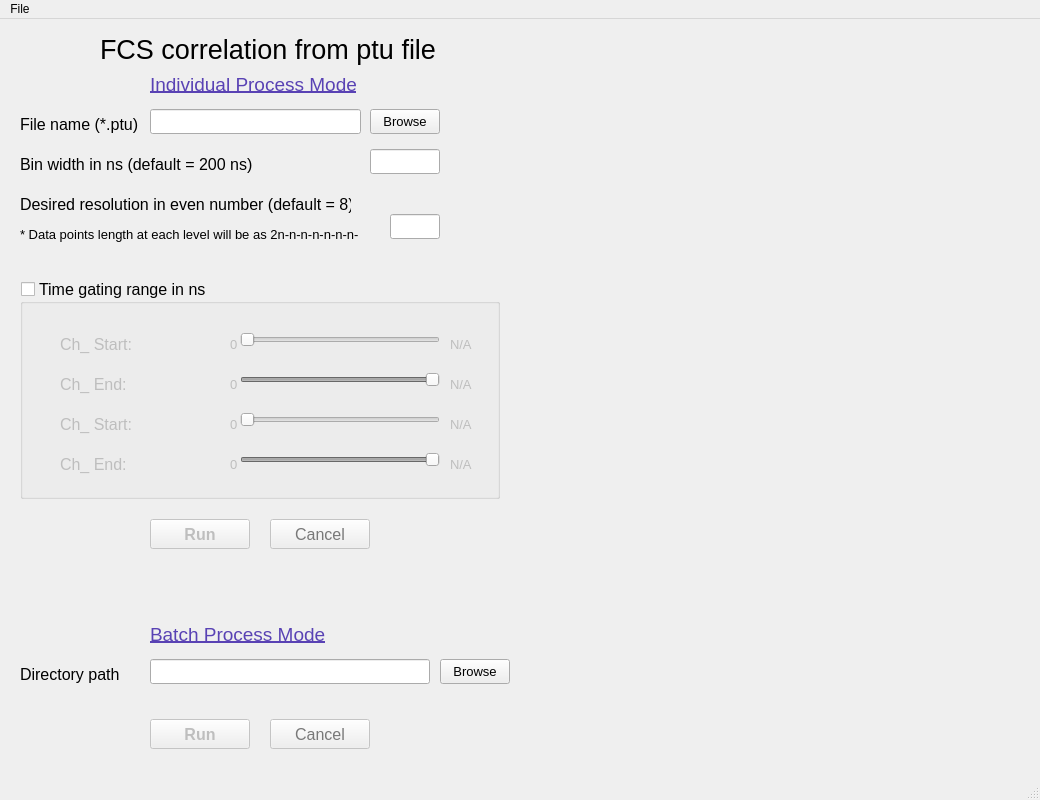
<?xml version="1.0" encoding="UTF-8"?>
<ui version="4.0">
 <class>MainWindow</class>
 <widget class="QMainWindow" name="MainWindow">
  <property name="geometry">
   <rect>
    <x>0</x>
    <y>0</y>
    <width>1040</width>
    <height>800</height>
   </rect>
  </property>
  <property name="windowTitle">
   <string>MainWindow</string>
  </property>
  <widget class="QWidget" name="centralwidget">
   <widget class="QLabel" name="Title">
    <property name="geometry">
     <rect>
      <x>100</x>
      <y>0</y>
      <width>340</width>
      <height>61</height>
     </rect>
    </property>
    <property name="font">
     <font>
      <pointsize>20</pointsize>
     </font>
    </property>
    <property name="layoutDirection">
     <enum>Qt::LeftToRight</enum>
    </property>
    <property name="text">
     <string>FCS correlation from ptu file</string>
    </property>
   </widget>
   <widget class="QLabel" name="filename_label">
    <property name="geometry">
     <rect>
      <x>20</x>
      <y>90</y>
      <width>121</width>
      <height>31</height>
     </rect>
    </property>
    <property name="font">
     <font>
      <family>Arial</family>
      <pointsize>12</pointsize>
     </font>
    </property>
    <property name="text">
     <string>File name (*.ptu)</string>
    </property>
   </widget>
   <widget class="QLabel" name="binwidth_label">
    <property name="geometry">
     <rect>
      <x>20</x>
      <y>130</y>
      <width>300</width>
      <height>31</height>
     </rect>
    </property>
    <property name="font">
     <font>
      <family>Arial</family>
      <pointsize>12</pointsize>
     </font>
    </property>
    <property name="text">
     <string>Bin width in ns (default = 200 ns)</string>
    </property>
   </widget>
   <widget class="QLabel" name="resolution_label">
    <property name="geometry">
     <rect>
      <x>20</x>
      <y>170</y>
      <width>331</width>
      <height>31</height>
     </rect>
    </property>
    <property name="font">
     <font>
      <family>Arial</family>
      <pointsize>12</pointsize>
     </font>
    </property>
    <property name="text">
     <string>Desired resolution in even number (default = 8)</string>
    </property>
   </widget>
   <widget class="QLabel" name="res_expl_label">
    <property name="geometry">
     <rect>
      <x>20</x>
      <y>200</y>
      <width>340</width>
      <height>31</height>
     </rect>
    </property>
    <property name="font">
     <font>
      <family>Arial</family>
      <pointsize>10</pointsize>
     </font>
    </property>
    <property name="text">
     <string>* Data points length at each level will be as 2n-n-n-n-n-n-n-</string>
    </property>
   </widget>
   <widget class="QLineEdit" name="filename_line">
    <property name="geometry">
     <rect>
      <x>150</x>
      <y>90</y>
      <width>211</width>
      <height>25</height>
     </rect>
    </property>
    <property name="text">
     <string/>
    </property>
   </widget>
   <widget class="QPushButton" name="browseButton">
    <property name="geometry">
     <rect>
      <x>370</x>
      <y>90</y>
      <width>70</width>
      <height>25</height>
     </rect>
    </property>
    <property name="font">
     <font>
      <pointsize>10</pointsize>
     </font>
    </property>
    <property name="text">
     <string>Browse</string>
    </property>
   </widget>
   <widget class="QLineEdit" name="binwidth_line">
    <property name="geometry">
     <rect>
      <x>370</x>
      <y>130</y>
      <width>70</width>
      <height>25</height>
     </rect>
    </property>
    <property name="font">
     <font>
      <pointsize>12</pointsize>
     </font>
    </property>
   </widget>
   <widget class="QLineEdit" name="resolution_line">
    <property name="geometry">
     <rect>
      <x>390</x>
      <y>195</y>
      <width>50</width>
      <height>25</height>
     </rect>
    </property>
    <property name="font">
     <font>
      <pointsize>12</pointsize>
     </font>
    </property>
   </widget>
   <widget class="QLabel" name="invalid_label">
    <property name="geometry">
     <rect>
      <x>320</x>
      <y>140</y>
      <width>45</width>
      <height>15</height>
     </rect>
    </property>
    <property name="styleSheet">
     <string notr="true">color: rgb(170, 0, 0);</string>
    </property>
    <property name="text">
     <string/>
    </property>
   </widget>
   <widget class="QLabel" name="invalid_label_2">
    <property name="geometry">
     <rect>
      <x>355</x>
      <y>200</y>
      <width>45</width>
      <height>15</height>
     </rect>
    </property>
    <property name="styleSheet">
     <string notr="true">color: rgb(170, 0, 0);</string>
    </property>
    <property name="text">
     <string/>
    </property>
   </widget>
   <widget class="QGroupBox" name="tg_groupBox">
    <property name="enabled">
     <bool>true</bool>
    </property>
    <property name="geometry">
     <rect>
      <x>20</x>
      <y>260</y>
      <width>480</width>
      <height>220</height>
     </rect>
    </property>
    <property name="font">
     <font>
      <pointsize>12</pointsize>
     </font>
    </property>
    <property name="title">
     <string>Time gating range in ns</string>
    </property>
    <property name="flat">
     <bool>false</bool>
    </property>
    <property name="checkable">
     <bool>true</bool>
    </property>
    <property name="checked">
     <bool>false</bool>
    </property>
    <widget class="QSlider" name="timegate_slider_3">
     <property name="geometry">
      <rect>
       <x>220</x>
       <y>170</y>
       <width>200</width>
       <height>22</height>
      </rect>
     </property>
     <property name="mouseTracking">
      <bool>true</bool>
     </property>
     <property name="tabletTracking">
      <bool>true</bool>
     </property>
     <property name="maximum">
      <number>100</number>
     </property>
     <property name="value">
      <number>100</number>
     </property>
     <property name="sliderPosition">
      <number>100</number>
     </property>
     <property name="orientation">
      <enum>Qt::Horizontal</enum>
     </property>
    </widget>
    <widget class="QLabel" name="timegate_nt_2">
     <property name="geometry">
      <rect>
       <x>430</x>
       <y>130</y>
       <width>50</width>
       <height>30</height>
      </rect>
     </property>
     <property name="font">
      <font>
       <family>Arial</family>
       <pointsize>10</pointsize>
      </font>
     </property>
     <property name="text">
      <string>N/A</string>
     </property>
    </widget>
    <widget class="QLabel" name="timegate_range_0e_label">
     <property name="geometry">
      <rect>
       <x>40</x>
       <y>90</y>
       <width>130</width>
       <height>31</height>
      </rect>
     </property>
     <property name="font">
      <font>
       <family>Arial</family>
       <pointsize>12</pointsize>
      </font>
     </property>
     <property name="text">
      <string>Ch_ End: </string>
     </property>
    </widget>
    <widget class="QSlider" name="timegate_slider_2">
     <property name="geometry">
      <rect>
       <x>220</x>
       <y>130</y>
       <width>200</width>
       <height>22</height>
      </rect>
     </property>
     <property name="maximum">
      <number>100</number>
     </property>
     <property name="orientation">
      <enum>Qt::Horizontal</enum>
     </property>
    </widget>
    <widget class="QLabel" name="timegate_nt_1">
     <property name="geometry">
      <rect>
       <x>430</x>
       <y>90</y>
       <width>50</width>
       <height>30</height>
      </rect>
     </property>
     <property name="font">
      <font>
       <family>Arial</family>
       <pointsize>10</pointsize>
      </font>
     </property>
     <property name="text">
      <string>N/A</string>
     </property>
    </widget>
    <widget class="QSlider" name="timegate_slider_0">
     <property name="geometry">
      <rect>
       <x>220</x>
       <y>50</y>
       <width>200</width>
       <height>22</height>
      </rect>
     </property>
     <property name="cursor">
      <cursorShape>ArrowCursor</cursorShape>
     </property>
     <property name="mouseTracking">
      <bool>false</bool>
     </property>
     <property name="maximum">
      <number>100</number>
     </property>
     <property name="orientation">
      <enum>Qt::Horizontal</enum>
     </property>
    </widget>
    <widget class="QLabel" name="timegate_nt_0">
     <property name="geometry">
      <rect>
       <x>430</x>
       <y>50</y>
       <width>50</width>
       <height>30</height>
      </rect>
     </property>
     <property name="font">
      <font>
       <family>Arial</family>
       <pointsize>10</pointsize>
      </font>
     </property>
     <property name="text">
      <string>N/A</string>
     </property>
    </widget>
    <widget class="QLabel" name="timegate_0_1">
     <property name="geometry">
      <rect>
       <x>210</x>
       <y>90</y>
       <width>30</width>
       <height>30</height>
      </rect>
     </property>
     <property name="font">
      <font>
       <family>Arial</family>
       <pointsize>10</pointsize>
      </font>
     </property>
     <property name="text">
      <string>0</string>
     </property>
    </widget>
    <widget class="QLabel" name="timegate_0_3">
     <property name="geometry">
      <rect>
       <x>210</x>
       <y>170</y>
       <width>30</width>
       <height>30</height>
      </rect>
     </property>
     <property name="font">
      <font>
       <family>Arial</family>
       <pointsize>10</pointsize>
      </font>
     </property>
     <property name="text">
      <string>0</string>
     </property>
    </widget>
    <widget class="QLabel" name="timegate_0_0">
     <property name="geometry">
      <rect>
       <x>210</x>
       <y>50</y>
       <width>30</width>
       <height>30</height>
      </rect>
     </property>
     <property name="font">
      <font>
       <family>Arial</family>
       <pointsize>10</pointsize>
      </font>
     </property>
     <property name="text">
      <string>0</string>
     </property>
    </widget>
    <widget class="QLabel" name="timegate_range_0s_label">
     <property name="geometry">
      <rect>
       <x>40</x>
       <y>50</y>
       <width>130</width>
       <height>31</height>
      </rect>
     </property>
     <property name="font">
      <font>
       <family>Arial</family>
       <pointsize>12</pointsize>
      </font>
     </property>
     <property name="text">
      <string>Ch_ Start: </string>
     </property>
    </widget>
    <widget class="QLabel" name="timegate_range_1e_label">
     <property name="geometry">
      <rect>
       <x>40</x>
       <y>170</y>
       <width>130</width>
       <height>31</height>
      </rect>
     </property>
     <property name="font">
      <font>
       <family>Arial</family>
       <pointsize>12</pointsize>
      </font>
     </property>
     <property name="text">
      <string>Ch_ End: </string>
     </property>
    </widget>
    <widget class="QLabel" name="timegate_0_2">
     <property name="geometry">
      <rect>
       <x>210</x>
       <y>130</y>
       <width>30</width>
       <height>30</height>
      </rect>
     </property>
     <property name="font">
      <font>
       <family>Arial</family>
       <pointsize>10</pointsize>
      </font>
     </property>
     <property name="text">
      <string>0</string>
     </property>
    </widget>
    <widget class="QLabel" name="timegate_nt_3">
     <property name="geometry">
      <rect>
       <x>430</x>
       <y>170</y>
       <width>30</width>
       <height>30</height>
      </rect>
     </property>
     <property name="font">
      <font>
       <family>Arial</family>
       <pointsize>10</pointsize>
      </font>
     </property>
     <property name="text">
      <string>N/A</string>
     </property>
    </widget>
    <widget class="QLabel" name="timegate_range_1s_label">
     <property name="geometry">
      <rect>
       <x>40</x>
       <y>130</y>
       <width>130</width>
       <height>31</height>
      </rect>
     </property>
     <property name="font">
      <font>
       <family>Arial</family>
       <pointsize>12</pointsize>
      </font>
     </property>
     <property name="text">
      <string>Ch_ Start: </string>
     </property>
    </widget>
    <widget class="QSlider" name="timegate_slider_1">
     <property name="geometry">
      <rect>
       <x>220</x>
       <y>90</y>
       <width>200</width>
       <height>22</height>
      </rect>
     </property>
     <property name="maximum">
      <number>100</number>
     </property>
     <property name="value">
      <number>100</number>
     </property>
     <property name="sliderPosition">
      <number>100</number>
     </property>
     <property name="orientation">
      <enum>Qt::Horizontal</enum>
     </property>
    </widget>
    <widget class="QLabel" name="invalid_label_3">
     <property name="geometry">
      <rect>
       <x>160</x>
       <y>60</y>
       <width>45</width>
       <height>15</height>
      </rect>
     </property>
     <property name="font">
      <font>
       <pointsize>8</pointsize>
      </font>
     </property>
     <property name="styleSheet">
      <string notr="true">color: rgb(170, 0, 0);</string>
     </property>
     <property name="text">
      <string/>
     </property>
    </widget>
    <widget class="QLabel" name="invalid_label_4">
     <property name="geometry">
      <rect>
       <x>160</x>
       <y>100</y>
       <width>45</width>
       <height>15</height>
      </rect>
     </property>
     <property name="font">
      <font>
       <pointsize>8</pointsize>
      </font>
     </property>
     <property name="styleSheet">
      <string notr="true">color: rgb(170, 0, 0);</string>
     </property>
     <property name="text">
      <string/>
     </property>
    </widget>
    <widget class="QLabel" name="invalid_label_5">
     <property name="geometry">
      <rect>
       <x>160</x>
       <y>140</y>
       <width>45</width>
       <height>15</height>
      </rect>
     </property>
     <property name="font">
      <font>
       <pointsize>8</pointsize>
      </font>
     </property>
     <property name="styleSheet">
      <string notr="true">color: rgb(170, 0, 0);</string>
     </property>
     <property name="text">
      <string/>
     </property>
    </widget>
    <widget class="QLabel" name="invalid_label_6">
     <property name="geometry">
      <rect>
       <x>160</x>
       <y>180</y>
       <width>45</width>
       <height>15</height>
      </rect>
     </property>
     <property name="font">
      <font>
       <pointsize>8</pointsize>
      </font>
     </property>
     <property name="styleSheet">
      <string notr="true">color: rgb(170, 0, 0);</string>
     </property>
     <property name="text">
      <string/>
     </property>
    </widget>
   </widget>
   <widget class="QPushButton" name="run_pushButton">
    <property name="enabled">
     <bool>false</bool>
    </property>
    <property name="geometry">
     <rect>
      <x>150</x>
      <y>500</y>
      <width>100</width>
      <height>30</height>
     </rect>
    </property>
    <property name="font">
     <font>
      <pointsize>12</pointsize>
      <weight>75</weight>
      <bold>true</bold>
     </font>
    </property>
    <property name="autoFillBackground">
     <bool>false</bool>
    </property>
    <property name="text">
     <string>Run</string>
    </property>
    <property name="autoDefault">
     <bool>false</bool>
    </property>
    <property name="default">
     <bool>true</bool>
    </property>
    <property name="flat">
     <bool>false</bool>
    </property>
   </widget>
   <widget class="QPushButton" name="cancel_pushButton">
    <property name="enabled">
     <bool>false</bool>
    </property>
    <property name="geometry">
     <rect>
      <x>270</x>
      <y>500</y>
      <width>100</width>
      <height>30</height>
     </rect>
    </property>
    <property name="palette">
     <palette>
      <active>
       <colorrole role="ButtonText">
        <brush brushstyle="SolidPattern">
         <color alpha="255">
          <red>170</red>
          <green>0</green>
          <blue>0</blue>
         </color>
        </brush>
       </colorrole>
      </active>
      <inactive>
       <colorrole role="ButtonText">
        <brush brushstyle="SolidPattern">
         <color alpha="255">
          <red>170</red>
          <green>0</green>
          <blue>0</blue>
         </color>
        </brush>
       </colorrole>
      </inactive>
      <disabled>
       <colorrole role="ButtonText">
        <brush brushstyle="SolidPattern">
         <color alpha="255">
          <red>120</red>
          <green>120</green>
          <blue>120</blue>
         </color>
        </brush>
       </colorrole>
      </disabled>
     </palette>
    </property>
    <property name="font">
     <font>
      <pointsize>12</pointsize>
      <weight>50</weight>
      <bold>false</bold>
     </font>
    </property>
    <property name="autoFillBackground">
     <bool>false</bool>
    </property>
    <property name="text">
     <string>Cancel</string>
    </property>
    <property name="autoExclusive">
     <bool>false</bool>
    </property>
    <property name="default">
     <bool>false</bool>
    </property>
    <property name="flat">
     <bool>false</bool>
    </property>
   </widget>
   <widget class="QWidget" name="verticalLayoutWidget">
    <property name="geometry">
     <rect>
      <x>550</x>
      <y>10</y>
      <width>461</width>
      <height>741</height>
     </rect>
    </property>
    <layout class="QVBoxLayout" name="graph_verticalLayout">
     <property name="leftMargin">
      <number>10</number>
     </property>
    </layout>
   </widget>
   <widget class="QPushButton" name="browseButton_2">
    <property name="geometry">
     <rect>
      <x>440</x>
      <y>640</y>
      <width>70</width>
      <height>25</height>
     </rect>
    </property>
    <property name="font">
     <font>
      <pointsize>10</pointsize>
     </font>
    </property>
    <property name="text">
     <string>Browse</string>
    </property>
   </widget>
   <widget class="QLabel" name="dirpath_label">
    <property name="geometry">
     <rect>
      <x>20</x>
      <y>640</y>
      <width>121</width>
      <height>31</height>
     </rect>
    </property>
    <property name="font">
     <font>
      <family>Arial</family>
      <pointsize>12</pointsize>
     </font>
    </property>
    <property name="text">
     <string>Directory path</string>
    </property>
   </widget>
   <widget class="QLineEdit" name="dirpath_line">
    <property name="geometry">
     <rect>
      <x>150</x>
      <y>640</y>
      <width>280</width>
      <height>25</height>
     </rect>
    </property>
    <property name="text">
     <string/>
    </property>
   </widget>
   <widget class="QPushButton" name="run_pushButton_2">
    <property name="enabled">
     <bool>false</bool>
    </property>
    <property name="geometry">
     <rect>
      <x>150</x>
      <y>700</y>
      <width>100</width>
      <height>30</height>
     </rect>
    </property>
    <property name="font">
     <font>
      <pointsize>12</pointsize>
      <weight>75</weight>
      <bold>true</bold>
     </font>
    </property>
    <property name="autoFillBackground">
     <bool>false</bool>
    </property>
    <property name="text">
     <string>Run</string>
    </property>
    <property name="autoDefault">
     <bool>false</bool>
    </property>
    <property name="default">
     <bool>true</bool>
    </property>
    <property name="flat">
     <bool>false</bool>
    </property>
   </widget>
   <widget class="QPushButton" name="cancel_pushButton_2">
    <property name="enabled">
     <bool>false</bool>
    </property>
    <property name="geometry">
     <rect>
      <x>270</x>
      <y>700</y>
      <width>100</width>
      <height>30</height>
     </rect>
    </property>
    <property name="palette">
     <palette>
      <active>
       <colorrole role="ButtonText">
        <brush brushstyle="SolidPattern">
         <color alpha="255">
          <red>170</red>
          <green>0</green>
          <blue>0</blue>
         </color>
        </brush>
       </colorrole>
      </active>
      <inactive>
       <colorrole role="ButtonText">
        <brush brushstyle="SolidPattern">
         <color alpha="255">
          <red>170</red>
          <green>0</green>
          <blue>0</blue>
         </color>
        </brush>
       </colorrole>
      </inactive>
      <disabled>
       <colorrole role="ButtonText">
        <brush brushstyle="SolidPattern">
         <color alpha="255">
          <red>120</red>
          <green>120</green>
          <blue>120</blue>
         </color>
        </brush>
       </colorrole>
      </disabled>
     </palette>
    </property>
    <property name="font">
     <font>
      <pointsize>12</pointsize>
      <weight>50</weight>
      <bold>false</bold>
     </font>
    </property>
    <property name="autoFillBackground">
     <bool>false</bool>
    </property>
    <property name="text">
     <string>Cancel</string>
    </property>
    <property name="autoExclusive">
     <bool>false</bool>
    </property>
    <property name="default">
     <bool>false</bool>
    </property>
    <property name="flat">
     <bool>false</bool>
    </property>
   </widget>
   <widget class="QLabel" name="mode1_label">
    <property name="geometry">
     <rect>
      <x>150</x>
      <y>50</y>
      <width>220</width>
      <height>30</height>
     </rect>
    </property>
    <property name="palette">
     <palette>
      <active>
       <colorrole role="WindowText">
        <brush brushstyle="SolidPattern">
         <color alpha="255">
          <red>89</red>
          <green>66</green>
          <blue>180</blue>
         </color>
        </brush>
       </colorrole>
       <colorrole role="Text">
        <brush brushstyle="SolidPattern">
         <color alpha="255">
          <red>89</red>
          <green>66</green>
          <blue>180</blue>
         </color>
        </brush>
       </colorrole>
       <colorrole role="PlaceholderText">
        <brush brushstyle="SolidPattern">
         <color alpha="128">
          <red>89</red>
          <green>66</green>
          <blue>180</blue>
         </color>
        </brush>
       </colorrole>
      </active>
      <inactive>
       <colorrole role="WindowText">
        <brush brushstyle="SolidPattern">
         <color alpha="255">
          <red>89</red>
          <green>66</green>
          <blue>180</blue>
         </color>
        </brush>
       </colorrole>
       <colorrole role="Text">
        <brush brushstyle="SolidPattern">
         <color alpha="255">
          <red>89</red>
          <green>66</green>
          <blue>180</blue>
         </color>
        </brush>
       </colorrole>
       <colorrole role="PlaceholderText">
        <brush brushstyle="SolidPattern">
         <color alpha="128">
          <red>89</red>
          <green>66</green>
          <blue>180</blue>
         </color>
        </brush>
       </colorrole>
      </inactive>
      <disabled>
       <colorrole role="WindowText">
        <brush brushstyle="SolidPattern">
         <color alpha="255">
          <red>120</red>
          <green>120</green>
          <blue>120</blue>
         </color>
        </brush>
       </colorrole>
       <colorrole role="Text">
        <brush brushstyle="SolidPattern">
         <color alpha="255">
          <red>120</red>
          <green>120</green>
          <blue>120</blue>
         </color>
        </brush>
       </colorrole>
       <colorrole role="PlaceholderText">
        <brush brushstyle="SolidPattern">
         <color alpha="128">
          <red>0</red>
          <green>0</green>
          <blue>0</blue>
         </color>
        </brush>
       </colorrole>
      </disabled>
     </palette>
    </property>
    <property name="font">
     <font>
      <family>Arial</family>
      <pointsize>14</pointsize>
      <weight>50</weight>
      <italic>false</italic>
      <bold>false</bold>
      <underline>true</underline>
      <strikeout>false</strikeout>
     </font>
    </property>
    <property name="text">
     <string>Individual Process Mode</string>
    </property>
   </widget>
   <widget class="QLabel" name="mode2_label">
    <property name="geometry">
     <rect>
      <x>150</x>
      <y>600</y>
      <width>220</width>
      <height>30</height>
     </rect>
    </property>
    <property name="palette">
     <palette>
      <active>
       <colorrole role="WindowText">
        <brush brushstyle="SolidPattern">
         <color alpha="255">
          <red>89</red>
          <green>66</green>
          <blue>180</blue>
         </color>
        </brush>
       </colorrole>
       <colorrole role="Text">
        <brush brushstyle="SolidPattern">
         <color alpha="255">
          <red>89</red>
          <green>91</green>
          <blue>194</blue>
         </color>
        </brush>
       </colorrole>
       <colorrole role="PlaceholderText">
        <brush brushstyle="SolidPattern">
         <color alpha="128">
          <red>89</red>
          <green>91</green>
          <blue>194</blue>
         </color>
        </brush>
       </colorrole>
      </active>
      <inactive>
       <colorrole role="WindowText">
        <brush brushstyle="SolidPattern">
         <color alpha="255">
          <red>89</red>
          <green>66</green>
          <blue>180</blue>
         </color>
        </brush>
       </colorrole>
       <colorrole role="Text">
        <brush brushstyle="SolidPattern">
         <color alpha="255">
          <red>89</red>
          <green>91</green>
          <blue>194</blue>
         </color>
        </brush>
       </colorrole>
       <colorrole role="PlaceholderText">
        <brush brushstyle="SolidPattern">
         <color alpha="128">
          <red>89</red>
          <green>91</green>
          <blue>194</blue>
         </color>
        </brush>
       </colorrole>
      </inactive>
      <disabled>
       <colorrole role="WindowText">
        <brush brushstyle="SolidPattern">
         <color alpha="255">
          <red>120</red>
          <green>120</green>
          <blue>120</blue>
         </color>
        </brush>
       </colorrole>
       <colorrole role="Text">
        <brush brushstyle="SolidPattern">
         <color alpha="255">
          <red>120</red>
          <green>120</green>
          <blue>120</blue>
         </color>
        </brush>
       </colorrole>
       <colorrole role="PlaceholderText">
        <brush brushstyle="SolidPattern">
         <color alpha="128">
          <red>0</red>
          <green>0</green>
          <blue>0</blue>
         </color>
        </brush>
       </colorrole>
      </disabled>
     </palette>
    </property>
    <property name="font">
     <font>
      <family>Arial</family>
      <pointsize>14</pointsize>
      <weight>50</weight>
      <italic>false</italic>
      <bold>false</bold>
      <underline>true</underline>
      <strikeout>false</strikeout>
     </font>
    </property>
    <property name="text">
     <string>Batch Process Mode</string>
    </property>
   </widget>
  </widget>
  <widget class="QMenuBar" name="menubar">
   <property name="geometry">
    <rect>
     <x>0</x>
     <y>0</y>
     <width>1040</width>
     <height>21</height>
    </rect>
   </property>
   <widget class="QMenu" name="menuFile">
    <property name="title">
     <string>File</string>
    </property>
    <addaction name="actionNew"/>
    <addaction name="actionOpen"/>
    <addaction name="actionSave"/>
    <addaction name="actionSave_As"/>
    <addaction name="separator"/>
    <addaction name="actionPrint"/>
    <addaction name="actionSave_image"/>
    <addaction name="separator"/>
    <addaction name="actionClose"/>
    <addaction name="separator"/>
    <addaction name="actionQuit"/>
   </widget>
   <addaction name="menuFile"/>
  </widget>
  <widget class="QStatusBar" name="statusbar"/>
  <action name="actionNew">
   <property name="text">
    <string>New</string>
   </property>
   <property name="shortcut">
    <string>Ctrl+N</string>
   </property>
  </action>
  <action name="actionOpen">
   <property name="text">
    <string>Open</string>
   </property>
  </action>
  <action name="actionSave">
   <property name="text">
    <string>Save</string>
   </property>
  </action>
  <action name="actionSave_As">
   <property name="text">
    <string>Save As...</string>
   </property>
  </action>
  <action name="actionPrint">
   <property name="text">
    <string>Print</string>
   </property>
  </action>
  <action name="actionSave_image">
   <property name="text">
    <string>Save image</string>
   </property>
  </action>
  <action name="actionClose">
   <property name="text">
    <string>Close</string>
   </property>
  </action>
  <action name="actionQuit">
   <property name="text">
    <string>Quit</string>
   </property>
  </action>
 </widget>
 <resources/>
 <connections/>
</ui>
